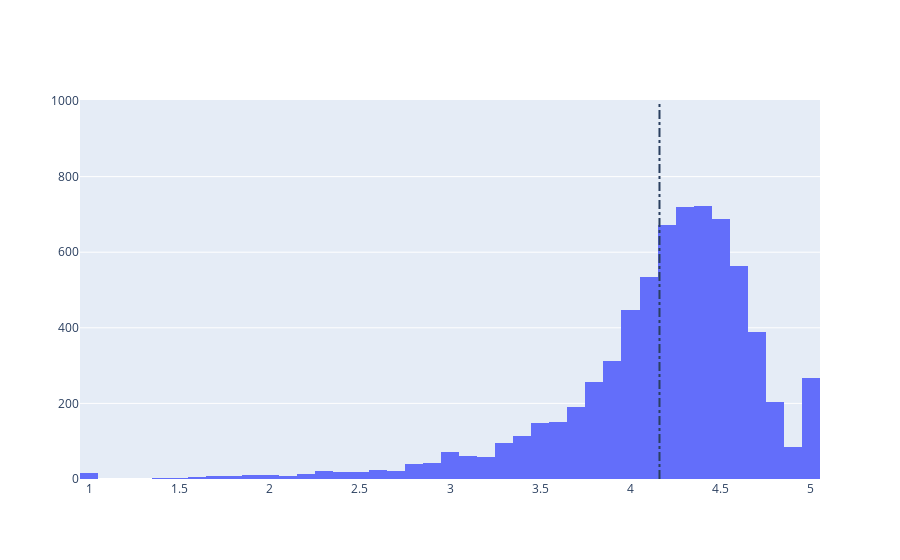

Notebook source saved alongside this figure:
### Markdown cell above
# 4.Distribution of app rating

### Code cell
# Average rating of apps
avg_app_rating = apps['Rating'].mean()
print('Average app rating = ', avg_app_rating)

#Distribution of apps according to their ratings
data = [go.Histogram(
   x= apps['Rating']
)]

layout={'shapes':[{
    'type':'line',
    'x0':avg_app_rating,
    'y0':0,
    'x1':avg_app_rating,
    'y1':1000,
    'line':{'dash':'dashdot'}
}]
       }
plotly.offline.iplot({'data':data,'layout':layout})

### Figure 1 — Plotly figure (JSON) as saved in the notebook; plotly's stock layout.template omitted (floating-point values rounded to 4 significant figures; data arrays with more than 128 entries replaced by an {"elided": "..."} marker saying what was removed)
{"data": [{"type": "histogram", "x": {"elided": "7021 float values"}}], "layout": {"shapes": [{"line": {"dash": "dashdot"}, "type": "line", "x0": 4.161, "x1": 4.161, "y0": 0, "y1": 1000}]}}
